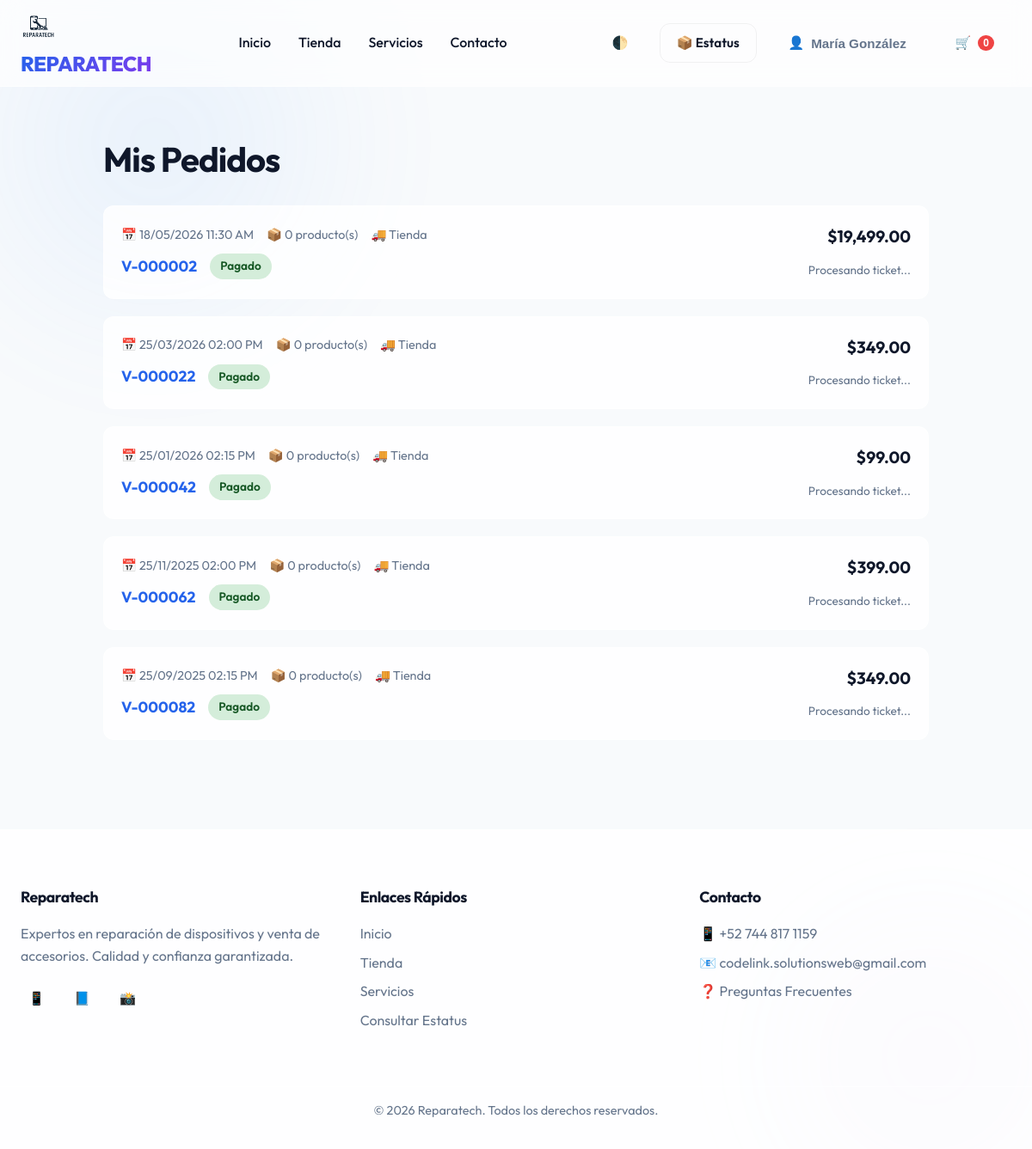
Screenshot of /reparatech/php/mis_pedidos.php (signed in) with the database file from the repository.
### tables this page shows
CREATE TABLE IF NOT EXISTS pedidos (
  id_pedido INT AUTO_INCREMENT PRIMARY KEY,
  id_cliente INT NOT NULL,
  fecha TIMESTAMP DEFAULT CURRENT_TIMESTAMP,
  total DECIMAL(10,2) DEFAULT 0.00,
  estatus ENUM('Pendiente','Pagado','Enviado','Cancelado') DEFAULT 'Pendiente',
  FOREIGN KEY (id_cliente) REFERENCES clientes(id_cliente) ON DELETE CASCADE
);

### reparatech/php/mis_pedidos.php (the view, shortened to what this page needs)
<?php
require 'db.php';
$id_usuario = $_SESSION['usuario_id'];
$stmt = $pdo->prepare('
    SELECT p.*, count(dp.id_producto) as num_items
    FROM pedidos p
    LEFT JOIN detalle_pedido dp ON p.id_pedido = dp.id_pedido
    WHERE p.id_cliente = ?
    GROUP BY p.id_pedido
    ORDER BY p.fecha DESC
');
$stmt->execute([$id_usuario]);
$pedidos = $stmt->fetchAll();
?>
<!DOCTYPE html>
<html lang="es">
<head>
    <link rel="stylesheet" href="../css/style.css">
</head>
<body>
    <?php include '../includes/header.php'; ?>
    <main class="orders-container">
        <h1 style="margin-bottom: 30px;">Mis Pedidos</h1>
        <?php if (empty($pedidos)): ?>
            <div style="text-align: center; padding: 60px; background: var(--bg-card); border-radius: 20px;">
                <div style="font-size: 40px; margin-bottom: 20px;">🛍️</div>
                <h3>No has realizado pedidos aún</h3>
                <p style="color: var(--text-muted); margin-bottom: 20px;">Descubre nuestros increíbles productos.</p>
                <a href="../index.php" class="btn principal">Ir a la Tienda</a>
            </div>
        <?php else: ?>
            <?php foreach ($pedidos as $p): ?>
                <?php
                    $estatusClass = 'status-' . strtolower($p['estatus']);
                    $folio = 'V-' . str_pad($p['id_pedido'], 6, '0', STR_PAD_LEFT);
                ?>
                <div class="order-card">
                    <div class="order-info">
                        <div class="order-header">
                            <span>📅 <?= date('d/m/Y h:i A', strtotime($p['fecha'])) ?></span>
                            <span>📦 <?= $p['num_items'] ?> producto(s)</span>
                            <span>🚚 <?= ucfirst($p['tipo_entrega'] ?? 'Tienda') ?></span>
                        </div>
                        <div style="display: flex; align-items: center; gap: 15px;">
                            <span class="order-folio"><?= $folio ?></span>
                            <span class="status-badge <?= $estatusClass ?>"><?= ucfirst($p['estatus']) ?></span>
                        </div>
                    </div>
                    <div style="text-align: right;">
                        <div class="order-total" style="margin-bottom: 10px;">$<?= number_format($p['total'], 2) ?></div>
                        <?php if (!empty($p['ruta_pdf']) && file_exists('../' . $p['ruta_pdf'])): ?>
                            <a href="../<?= $p['ruta_pdf'] ?>" target="_blank" download class="btn-download">
                                📄 Descargar Ticket
                            </a>
                        <?php else: ?>
                            <span style="font-size: 0.85rem; color: var(--text-muted);">Procesando ticket...</span>
                        <?php endif; ?>
                    </div>
                </div>
            <?php endforeach; ?>
        <?php endif; ?>
    </main>
    <?php include '../includes/footer.php'; ?>
</body>
</html>

### reparatech/css/style.css (style rules this page uses)
:root { --primary: #2563eb; --primary-dark: #1d4ed8; --primary-light: #60a5fa; --accent: #7c3aed; --accent-glow: rgba(124, 58, 237, 0.5); --bg-body: #f8fafc; --bg-card: rgba(255, 255, 255, 0.8); --bg-glass: rgba(255, 255, 255, 0.65); --border-light: rgba(255, 255, 255, 0.5); --border-subtle: rgba(0, 0, 0, 0.05); --text-main: #0f172a; --text-muted: #64748b; --text-light: #f1f5f9; --success: #10b981; --warning: #f59e0b; --danger: #ef4444; --info: #3b82f6; --shadow-sm: 0 1px 2px 0 rgba(0, 0, 0, 0.05); --shadow-md: 0 4px 6px -1px rgba(0, 0, 0, 0.1), 0 2px 4px -1px rgba(0, 0, 0, 0.06); --shadow-lg: 0 10px 15px -3px rgba(0, 0, 0, 0.1), 0 4px 6px -2px rgba(0, 0, 0, 0.05); --shadow-glow: 0 0 20px var(--accent-glow); --radius-sm: 0.5rem; --radius-md: 0.75rem; --radius-lg: 1rem; --radius-xl: 1.5rem; --blur-md: 12px; }
*, *::before, *::after { box-sizing: border-box; }
body { font-family: 'Outfit', sans-serif; background-color: var(--bg-body); color: var(--text-main); margin: 0; line-height: 1.6; transition: background-color 0.3s ease, color 0.3s ease; overflow-x: hidden; }
body::before { content: ''; position: fixed; top: -10%; left: -10%; width: 50vw; height: 50vw; background: radial-gradient(circle, var(--primary-light) 0%, transparent 70%); opacity: 0.1; z-index: -1; filter: blur(60px); animation: floatOrb 20s infinite alternate; }
body::after { content: ''; position: fixed; bottom: -10%; right: -10%; width: 40vw; height: 40vw; background: radial-gradient(circle, var(--accent) 0%, transparent 70%); opacity: 0.1; z-index: -1; filter: blur(60px); animation: floatOrb 25s infinite alternate-reverse; }
h1, h2, h3, h4, h5, h6 { margin-top: 0; font-weight: 700; letter-spacing: -0.025em; color: var(--text-main); }
h1 { font-size: 2.5rem; line-height: 1.2; }

### reparatech/php/mis_pedidos.php (style rules this page uses)
.orders-container { max-width: 1000px; margin: 40px auto; padding: 20px; }
.order-card { background: var(--bg-card); border: 1px solid var(--border-light); border-radius: 12px; padding: 20px; margin-bottom: 20px; display: flex; flex-wrap: wrap; gap: 20px; justify-content: space-between; align-items: center; transition: transform 0.2s; }
.order-info { flex: 1; }
.order-header { display: flex; gap: 15px; margin-bottom: 10px; color: var(--text-muted); font-size: 0.9rem; }
.order-folio { font-weight: 700; color: var(--primary); font-size: 1.1rem; }
.order-total { font-weight: 700; font-size: 1.2rem; }
.status-badge { padding: 4px 12px; border-radius: 20px; font-size: 0.85rem; font-weight: 600; background: var(--bg-body); }
.status-pagado { background: #d4edda; color: #155724; }

### rows the page displays
pedidos: fecha "18/05/2026 11:30 AM", num_items "0", tipo_entrega "Tienda", id_pedido "V-000002", estatus "Pagado", total "19,499.00"
pedidos: fecha "25/03/2026 02:00 PM", num_items "0", tipo_entrega "Tienda", id_pedido "V-000022", estatus "Pagado", total "349.00"
pedidos: fecha "25/01/2026 02:15 PM", num_items "0", tipo_entrega "Tienda", id_pedido "V-000042", estatus "Pagado", total "99.00"
pedidos: fecha "25/11/2025 02:00 PM", num_items "0", tipo_entrega "Tienda", id_pedido "V-000062", estatus "Pagado", total "399.00"
pedidos: fecha "25/09/2025 02:15 PM", num_items "0", tipo_entrega "Tienda", id_pedido "V-000082", estatus "Pagado", total "349.00"

### other values shown
$usuario_nombre "María González"
